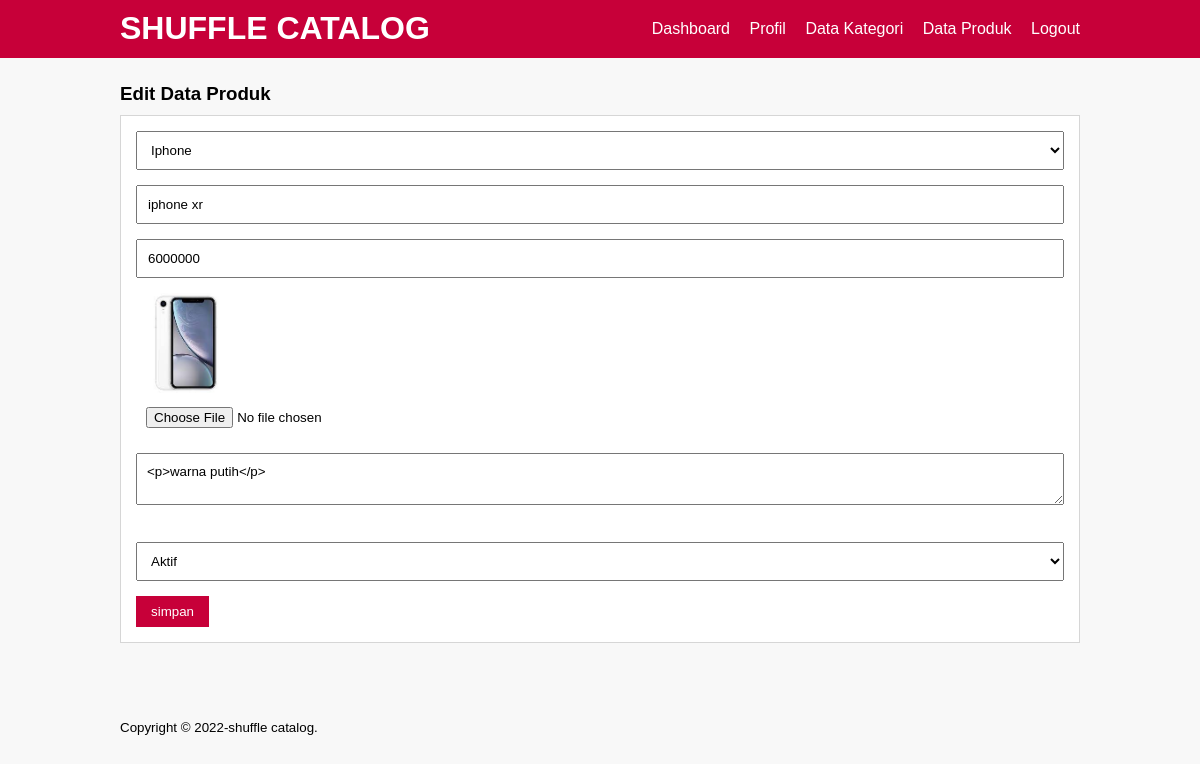
/edit-produk.php?id=10 (signed in), run on the app's committed database.
### tables this page shows
CREATE TABLE `tb_product` (
  `product_id` int(11) NOT NULL,
  `category_id` int(11) NOT NULL,
  `product_name` varchar(100) NOT NULL,
  `product_price` int(11) NOT NULL,
  `product_description` text NOT NULL,
  `product_image` varchar(100) NOT NULL,
  `product_status` tinyint(1) NOT NULL,
  `date_created` timestamp NOT NULL DEFAULT current_timestamp()
);

CREATE TABLE `tb_category` (
  `category_id` int(11) NOT NULL,
  `category_name` varchar(25) NOT NULL
);

### edit-produk.php (the view, shortened to what this page needs)
<?php
    include 'db.php';
    $produk = mysqli_query($conn, "SELECT * FROM tb_product WHERE product_id = '".$_GET['id']."' ");
    $p = mysqli_fetch_object($produk);
?>
<!DOCTYPE html>
<html>
<head>
    <link rel="stylesheet" type="text/css" href="css/style.css">
</head>
<body>
    <header>
        <div class="container">
            <h1> <a href="dashboard.php">SHUFFLE CATALOG</a></h1>
            <ul>
                <li><a href="dashboard.php">Dashboard</a></li>
                <li><a href="profil.php">Profil</a></li>
                <li><a href="data-kategori.php">Data Kategori</a></li>
                <li><a href="data-produk.php">Data Produk</a></li>
                <li><a href="logout.php">Logout</a></li>
            </ul>
        </div>
    </header>
    <div class="section">
        <div class="container">
            <h3>Edit Data Produk</h3>
            <div class="box">
                <form action="" method="POST" enctype="multipart/form-data">
                    <select class="input-control" name="kategori" required>
                        <?php
                            $kategori = mysqli_query($conn, "SELECT * FROM tb_category ORDER BY category_id DESC");
                            while($r = mysqli_fetch_array($kategori)){
                        ?>
                        <option value="<?php echo $r['category_id']?>" <?php echo ($r['category_id']==$p->category_id) ? '
                        selected':'';?> ><?php echo $r['category_name']?></option>
                        <?php } ?>
                    </select>
                    <input type="text" name="nama" class="input-control" placeholder="Nama Produk" value="<?php echo $p-> product_name ?>" required>
                    <input type="text" name="harga" class="input-control" placeholder="Harga" value="<?php echo $p-> product_price ?>" required>
                    <img src="produk/<?php echo $p->product_image ?>" width="100px" >
                    <input type="file" name="gambar" class="input-control" >
                    <textarea class="input-control" name="deskripsi" placeholder="Deskripsi"><?php echo $p-> product_description ?></textarea><br><br>
                    <select class="input-control" name="status">
                        <option value="1" <?php echo ($p->product_status == 1)? 'selected':''; ?> >Aktif</option>
                    </select>
                    <input type="submit" name="submit" value="simpan" class="btn">
                </form>
            </div>
        </div>
    </div>
    <footer>
        <div class="container">
            <small>Copyright &copy; 2022-shuffle catalog.</small>
        </div>
    </footer>
</body>
</html>

### css/style.css (style rules this page uses)
* { padding: 0; margin: 0; font-family: sans-serif; }
body { background-color: #f8f8f8; }
a { color: inherit; text-decoration: none; }
.input-control { width: 100%; padding: 10px; margin-bottom: 15px; box-sizing: border-box; }
.btn { padding: 8px 15px; background-color: #c70039; color: #ffff; border: none; cursor: pointer; }
header { background-color: #c70039; color: #ffff; }
header h1 { float: left; padding: 10px 0; }
header ul { float: right; }
header ul li { display: inline-block; }
header ul li a { padding: 20px 0 20px 15px; display: inline-block; }
.container { width: 80%; margin: 0 auto; }
.container:after { content: ""; display: block; clear: both; }
.section { padding: 25px 0; }
.box { background-color: #ffff; border: 1px solid #cccc; padding: 15px; box-sizing: border-box #ccc; margin: 10px 0 25px 0; }
footer { padding: 25px 0; }
.box:after { content: ""; display: block; clear: both; }

### data on the page
tb_product: kategori "Iphone", nama "iphone xr", harga "6000000", product_image (picture), deskripsi "<p>warna putih</p>", status "Aktif"
